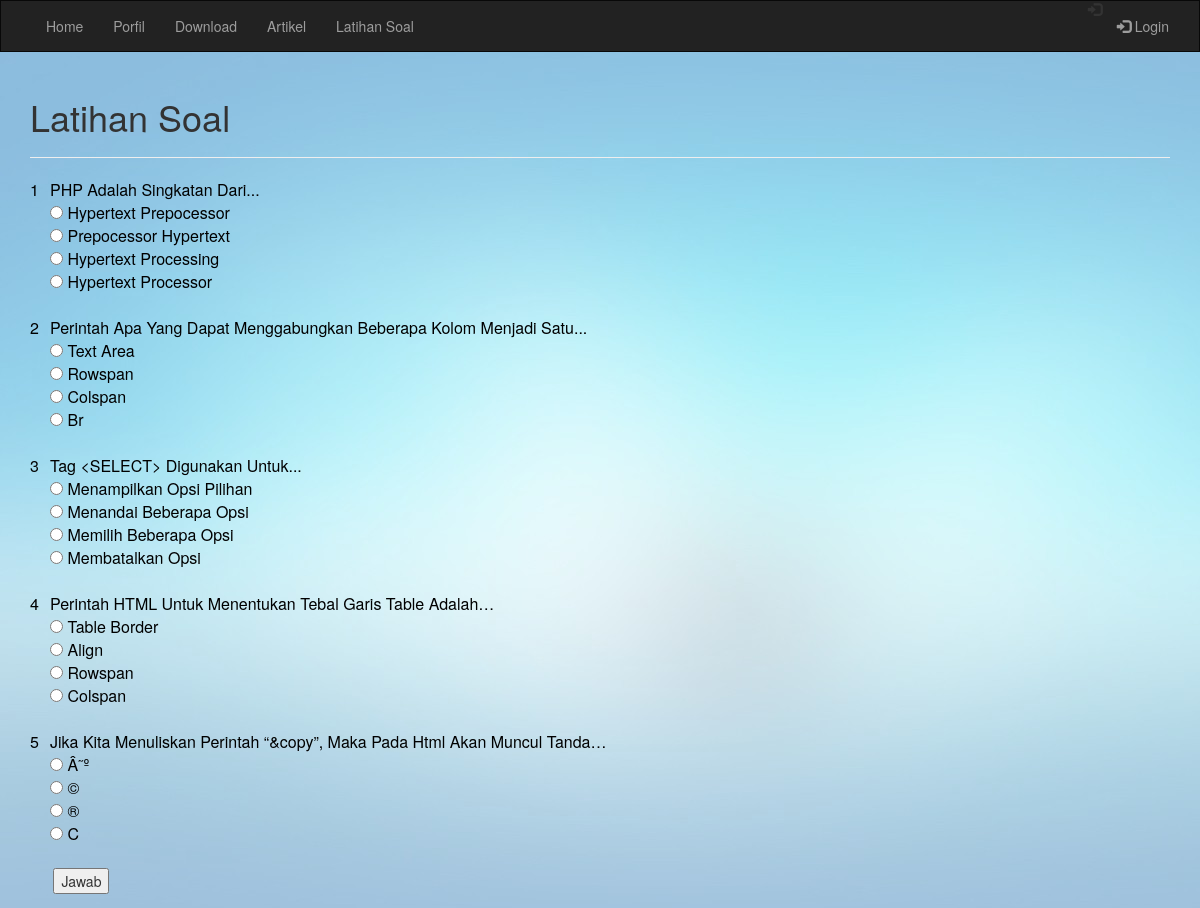
The app's page /home.php with its own data.
### tables this page shows
CREATE TABLE IF NOT EXISTS `tabel_soal` (
  `id_soal` int(4) NOT NULL,
  `pertanyaan` varchar(100) NOT NULL,
  `pilihan_a` varchar(100) NOT NULL,
  `pilihan_b` varchar(100) NOT NULL,
  `pilihan_c` varchar(100) NOT NULL,
  `pilihan_d` varchar(100) NOT NULL,
  `jawaban` varchar(100) NOT NULL,
  `publish` enum('yes','no') NOT NULL,
  `tipe` int(1) NOT NULL
);

### ujian.php (the view, shortened to what this page needs)
<div>
    <h1>Latihan Soal</h1><hr>
    <p>
	<?php
		include "koneksi.php";
		$query=("select * from tabel_soal where publish='yes'");
		$hasil = mysqli_query($kon, $query);
		$urut=0;
		while($row =mysqli_fetch_array($hasil))
		{
			$id=$row["id_soal"];
			$pertanyaan=$row["pertanyaan"];
			$pilihan_a=$row["pilihan_a"];
			$pilihan_b=$row["pilihan_b"];
			$pilihan_c=$row["pilihan_c"];
			$pilihan_d=$row["pilihan_d"];
			?>
			<form name="form1" method="post" action="?page=jawaban">
			<table width="900" border="0">
			<tr>
			  	<td><font color="black"><?php echo $urut=$urut+1; ?></font></td>
			  	<td width="880"><font color="black"><?php echo "$pertanyaan"; ?></font></td>
			</tr>
			<tr>
			  	<td height="21">&nbsp;</td>
			  	<td><input name="pilihan[<?php echo $id; ?>]" type="radio" value="A"> <font color="black"><?php echo "$pilihan_a";?></font> </td>
			</tr>
			<tr>
			  	<td>&nbsp;</td>
			  	<td><input name="pilihan[<?php echo $id; ?>]" type="radio" value="B"> <font color="black"><?php echo "$pilihan_b";?></font> </td>
			</tr>
			<tr>
			  	<td>&nbsp;</td>
			  	<td><input name="pilihan[<?php echo $id; ?>]" type="radio" value="C"> <font color="black"><?php echo "$pilihan_c";?></font> </td>
			</tr>
			<tr>
				<td>&nbsp;</td>
			  	<td><input name="pilihan[<?php echo $id; ?>]" type="radio" value="D"> <font color="black"><?php echo "$pilihan_d";?> <br/><br/></font> </td>
            </tr>
			</table>
		<?php
		}
		?>
        	<tr>
			  	<td>&nbsp;&nbsp;&nbsp;&nbsp;<input type="submit" name="submit" value="Jawab" onclick="return confirm('Apakah Anda yakin dengan jawaban Anda?')"></td>
            </tr>
		</form>
        </p>
</div>

### home.php (shortened to what this page needs)
<html>
<html lang="en">
<head>
	<link rel="stylesheet" href="https://maxcdn.bootstrapcdn.com/bootstrap/3.3.7/css/bootstrap.min.css">
</head>
<body>
<nav class="navbar navbar-inverse">
	<div class="container-fluid">
		<div class="collapse navbar-collapse" id="myNavbar">
			<ul class="nav navbar-nav">
				<li><a href="index.php">Home</a></li>
				<li><a href="profil.php">Porfil</a></li>
				<li><a href="download.php">Download</a></li>
				<li><a href="artikel.php">Artikel</a></li>
				<li><a href='home.php?page=ujian'>Latihan Soal</a></li>
			</ul>
			<ul class="nav navbar-nav navbar-right">
				<li><span class="glyphicon glyphicon-log-in"></span>
				<?php
				if($login == "sukses"){
					echo "<li><a href='logout.php'><span class='glyphicon glyphicon-log-in'></span> Logout</a></li>";
				}else{
					echo "<li><a href='login.html'><span class='glyphicon glyphicon-log-in'></span> Login</a></li>";
				}
				?>
			</ul>
		</div>
	</div>
</nav>
<div class="container materi">
	<div class="row">
		<div class="col-lg-12">
		<body onLoad="document.postform.elements['username'].focus();">
		<div id="outer">
			<div id="body-middle" class="clearfix">
				<div id="main-col">
					<div id="content-wrapper">
						<div id="content">
						<?php
							if(isset($_GET['page'])){
								$page=htmlentities($_GET['page']);
							}else{
								$page="ujian";
							}
							$file="$page.php";
							$cek=strlen($page);
							if($cek>10 || !file_exists($file) || empty($page)){
								include ("ujian.php");
							}else{
								include ($file);
							}
						?>
                        </div>
					</div>
				</div>
			</div>
		</div>
	</div>
</div>
</body>
</html>

### home.php (style rules this page uses)
body { background-image:url(pict/bgblur.JPG); }
.navbar { margin-bottom: 0; border-radius: 0; }
.materi { margin-top:25; }

### records on screen
tabel_soal: pertanyaan "PHP Adalah Singkatan Dari...", pilihan_a "Hypertext Prepocessor", pilihan_b "Prepocessor Hypertext", pilihan_c "Hypertext Processing", pilihan_d "Hypertext Processor"
tabel_soal: urut "2", pertanyaan "Perintah Apa Yang Dapat Menggabungkan Beberapa Kolom Menjadi Satu...", pilihan_a "Text Area", pilihan_b "Rowspan", pilihan_c "Colspan", pilihan_d "Br"
tabel_soal: urut "3", pertanyaan "Tag <SELECT> Digunakan Untuk...", pilihan_a "Menampilkan Opsi Pilihan", pilihan_b "Menandai Beberapa Opsi", pilihan_c "Memilih Beberapa Opsi", pilihan_d "Membatalkan Opsi"
tabel_soal: urut "4", pertanyaan "Perintah HTML Untuk Menentukan Tebal Garis Table Adalah…", pilihan_a "Table Border", pilihan_b "Align", pilihan_c "Rowspan", pilihan_d "Colspan"
tabel_soal: urut "5", pertanyaan "Jika Kita Menuliskan Perintah “&copy”, Maka Pada Html Akan Muncul Tanda…", pilihan_a "Â˜º", pilihan_b "©", pilihan_c "®", pilihan_d "C"
